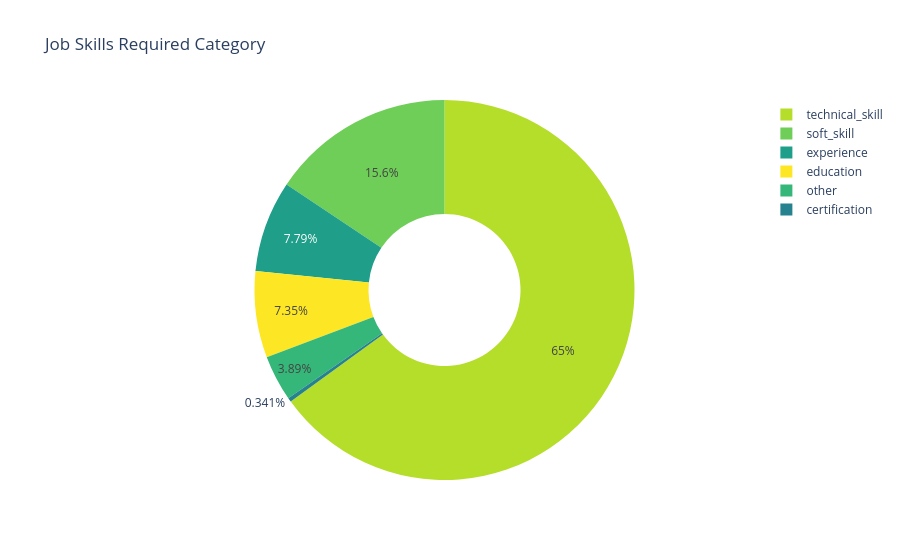

The code cell stored with this chart in its notebook:
### Code cell
distribution_chart.distribution_chart(
    data=job_requirements["category"],
    chart_type="pie",
    title_text="Job Skills Required Category",
)

### Figure 1 — Plotly figure (JSON) as saved in the notebook; plotly's stock layout.template omitted (floating-point values rounded to 4 significant figures)
{"data": [{"hole": 0.4, "labels": ["education", "technical_skill", "soft_skill", "other", "experience", "certification"], "marker": {"colors": ["#fde725", "#b5de2b", "#6ece58", "#35b779", "#1f9e89", "#26828e", "#31688e", "#3e4989", "#482878", "#440154"]}, "type": "pie", "values": [151, 1336, 321, 80, 160, 7]}], "layout": {"annotations": [{"font": {"size": 20}, "showarrow": false, "text": "", "xanchor": "center", "y": 0.5}], "title": {"text": "Job Skills Required Category"}}}
